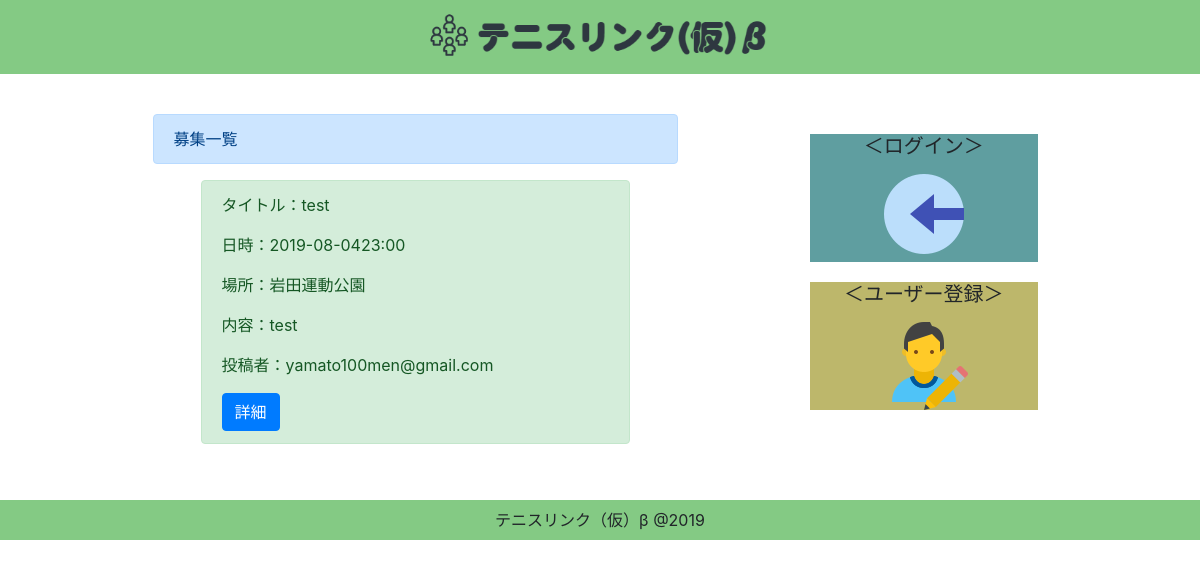
/list/, run on an earlier commit of the app's database.
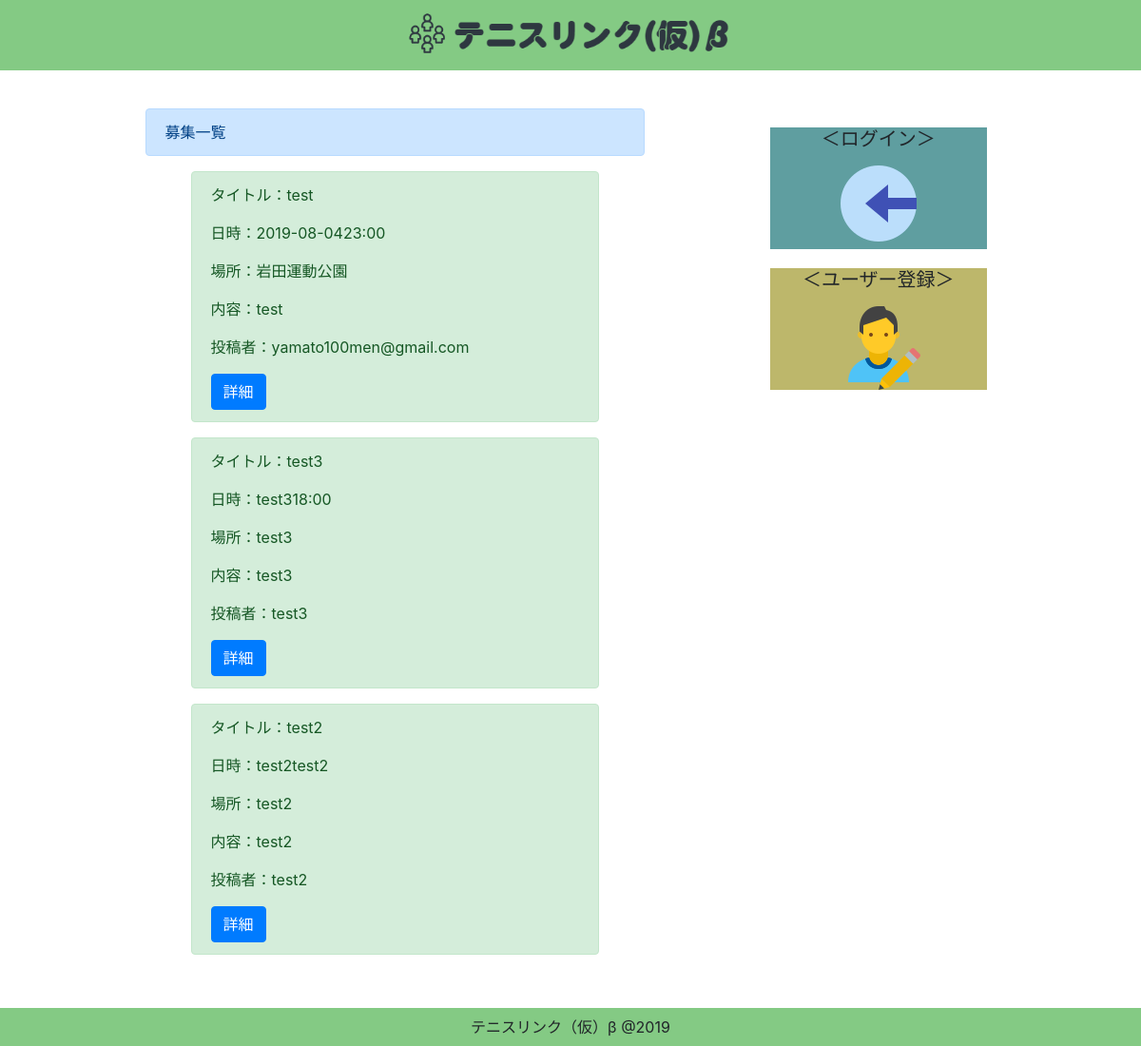
And on a later commit of the database.
### matchapp/models.py (models this page shows)
class TennisModel(models.Model):
    title = models.CharField(max_length=100)
    content = models.TextField()
    author = models.CharField(max_length=100)
    date = models.CharField(max_length=100, null=True)
    time = models.CharField(max_length=100, null=True)
    place = models.CharField(max_length=100, null=True)

### matchapp/views.py (the view)
# urls.py: path('list/', listfunc, name='list'),
def listfunc(request):
    object_list = TennisModel.objects.all()
    return render(request, 'matchapp/list.html', {'object_list':object_list})

### matchapp/templates/matchapp/list.html (shortened to what this page needs)
{% extends 'matchapp/base.html' %}
{% load static %}
{% block content %}
<div class="py-4">
    <div class="container">
        <div class="row">
            <div class='col-md-6 offset-md-1'>
                <div class="alert alert-primary" role="alert">
                    募集一覧
                </div>
                {% for item in object_list %}
                <div class="alert alert-success  mx-5 my-3" role="alert">
                    <p>タイトル：{{item.title}}</p>
		    <p>日時：{{item.date}}{{item.time}}</p>
		    <p>場所：{{item.place}}</p>
		    <p>内容：{{item.content}}</p>
		    <p>投稿者：{{item.author}}</p>
                    <a href="{% url 'detail' item.pk %}" class="btn btn-primary btn" role="button" aria-pressed="true">詳細</a>
                </div>
                {% endfor %}
            </div>
            <div class="col-md-3 offset-md-1">
                <div style="background-color: cadetblue; text-align:center; margin: 20px 10px;">
                    <h5>＜ログイン＞</h5>
                    <a href="{% url 'register:login' %}"><img src="{% static 'login.png' %}" alt="ログイン"></a>
                </div>
                <div style="background-color: darkkhaki; text-align:center; margin: 20px 10px;">
                    <h5>＜ユーザー登録＞</h5>
                    <a href="{% url 'register:user_create' %}"><img src="{% static 'register.png' %}" alt="ユーザー登録"></a>
                </div>
            </div>
        </div>
    </div>
</div>
{% endblock content %}

### matchapp/templates/matchapp/base.html (shortened to what this page needs)
<!doctype html>
<html lang="ja">
  <head>
    <link rel="stylesheet" href="https://stackpath.bootstrapcdn.com/bootstrap/4.3.1/css/bootstrap.min.css">
    {% load static %}
    <link rel='stylesheet' type='text/css' href="{% static 'style.css' %}">
  </head>
  <body>
    <header class="py-2" style="background-color:rgb(132, 202, 132)">
      <div class="container text-center">
        <h1><a href="{% url 'top' %}"><img src="{% static 'logo3.png' %}" width=350 alt="テニスリンク（仮）β"></a></h1>
      </div>
    </header>
  <div class="container my-3">
    {% block content %}
    {% endblock content %}
  </div>
    <footer class="py-2" style="text-align: center; background-color:rgb(132, 202, 132)">テニスリンク（仮）β @2019</footer>
  </body>
</html>

### static/style.css (style rules this page uses)
html, body { height: 100%; }

What changed in the data, as far as the page shows it:
added TennisModel: title "test3", date "test3", time "18:00", place "test3", content "test3", author "test3"
added TennisModel: title "test2", date "test2", time "test2", place "test2", content "test2", author "test2"
